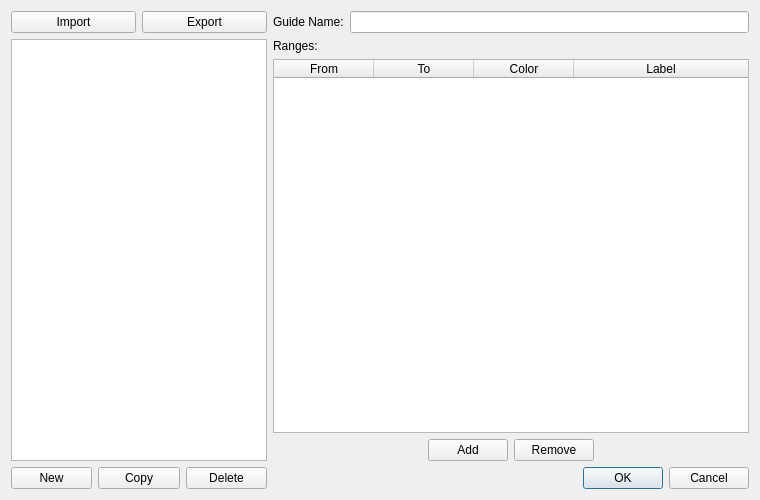
<?xml version="1.0" encoding="UTF-8"?>
<ui version="4.0">
 <class>BandmapGuideDialog</class>
 <widget class="QDialog" name="BandmapGuideDialog">
  <property name="geometry">
   <rect>
    <x>0</x>
    <y>0</y>
    <width>760</width>
    <height>500</height>
   </rect>
  </property>
  <property name="windowTitle">
   <string>Bandmap Guide</string>
  </property>
  <property name="modal">
   <bool>true</bool>
  </property>
  <layout class="QHBoxLayout" name="mainHLayout">
   <item>
    <layout class="QVBoxLayout" name="leftLayout">
     <item>
      <layout class="QHBoxLayout" name="fileButtonLayout">
       <item>
        <widget class="QPushButton" name="importGuideButton">
         <property name="toolTip">
          <string>Import guide</string>
         </property>
         <property name="text">
          <string>Import</string>
         </property>
         <property name="icon">
          <iconset theme="document-open">
           <normaloff>.</normaloff>.</iconset>
         </property>
        </widget>
       </item>
       <item>
        <widget class="QPushButton" name="exportGuideButton">
         <property name="toolTip">
          <string>Export guide</string>
         </property>
         <property name="text">
          <string>Export</string>
         </property>
         <property name="icon">
          <iconset theme="document-save-as">
           <normaloff>.</normaloff>.</iconset>
         </property>
        </widget>
       </item>
      </layout>
     </item>
     <item>
      <widget class="QListWidget" name="guideList">
       <property name="sizePolicy">
        <sizepolicy hsizetype="Preferred" vsizetype="Expanding">
         <horstretch>0</horstretch>
         <verstretch>0</verstretch>
        </sizepolicy>
       </property>
      </widget>
     </item>
     <item>
      <layout class="QHBoxLayout" name="listButtonLayout">
       <item>
        <widget class="QPushButton" name="newButton">
         <property name="toolTip">
          <string>New guide</string>
         </property>
         <property name="text">
          <string>New</string>
         </property>
         <property name="icon">
          <iconset theme="document-new">
           <normaloff>.</normaloff>.</iconset>
         </property>
        </widget>
       </item>
       <item>
        <widget class="QPushButton" name="copyButton">
         <property name="toolTip">
          <string>Copy guide</string>
         </property>
         <property name="text">
          <string>Copy</string>
         </property>
         <property name="icon">
          <iconset theme="edit-copy">
           <normaloff>.</normaloff>.</iconset>
         </property>
        </widget>
       </item>
       <item>
        <widget class="QPushButton" name="deleteButton">
         <property name="toolTip">
          <string>Delete guide</string>
         </property>
         <property name="text">
          <string>Delete</string>
         </property>
         <property name="icon">
          <iconset theme="edit-delete">
           <normaloff>.</normaloff>.</iconset>
         </property>
        </widget>
       </item>
      </layout>
     </item>
    </layout>
   </item>
   <item>
    <layout class="QVBoxLayout" name="rightLayout">
     <item>
      <layout class="QFormLayout" name="editorFormLayout">
       <item row="0" column="0">
        <widget class="QLabel" name="nameEditorLabel">
         <property name="text">
          <string>Guide Name:</string>
         </property>
        </widget>
       </item>
       <item row="0" column="1">
        <widget class="QLineEdit" name="nameEdit"/>
       </item>
      </layout>
     </item>
     <item>
      <widget class="QLabel" name="rangesLabel">
       <property name="text">
        <string>Ranges:</string>
       </property>
      </widget>
     </item>
     <item>
      <layout class="QHBoxLayout" name="rangeTableLayout">
       <item>
        <widget class="QTableWidget" name="rangesTable">
         <property name="selectionMode">
          <enum>QAbstractItemView::SingleSelection</enum>
         </property>
         <property name="selectionBehavior">
          <enum>QAbstractItemView::SelectRows</enum>
         </property>
         <property name="verticalScrollMode">
          <enum>QAbstractItemView::ScrollPerPixel</enum>
         </property>
         <property name="horizontalScrollMode">
          <enum>QAbstractItemView::ScrollPerPixel</enum>
         </property>
         <property name="columnCount">
          <number>4</number>
         </property>
         <attribute name="horizontalHeaderStretchLastSection">
          <bool>true</bool>
         </attribute>
         <attribute name="verticalHeaderVisible">
          <bool>false</bool>
         </attribute>
         <attribute name="verticalHeaderMinimumSectionSize">
          <number>25</number>
         </attribute>
         <attribute name="verticalHeaderDefaultSectionSize">
          <number>25</number>
         </attribute>
         <column>
          <property name="text">
           <string>From</string>
          </property>
         </column>
         <column>
          <property name="text">
           <string>To</string>
          </property>
         </column>
         <column>
          <property name="text">
           <string>Color</string>
          </property>
         </column>
         <column>
          <property name="text">
           <string>Label</string>
          </property>
         </column>
        </widget>
       </item>
      </layout>
     </item>
     <item>
      <layout class="QHBoxLayout" name="rangeButtonLayout">
       <item>
        <spacer name="rangeButtonSpacer">
         <property name="orientation">
          <enum>Qt::Horizontal</enum>
         </property>
         <property name="sizeHint" stdset="0">
          <size>
           <width>0</width>
           <height>0</height>
          </size>
         </property>
        </spacer>
       </item>
       <item>
        <widget class="QPushButton" name="addRangeButton">
         <property name="toolTip">
          <string>Add range</string>
         </property>
         <property name="text">
          <string>Add</string>
         </property>
        </widget>
       </item>
       <item>
        <widget class="QPushButton" name="removeRangeButton">
         <property name="toolTip">
          <string>Remove selected range</string>
         </property>
         <property name="text">
          <string>Remove</string>
         </property>
        </widget>
       </item>
       <item>
        <spacer name="horizontalSpacer">
         <property name="orientation">
          <enum>Qt::Horizontal</enum>
         </property>
         <property name="sizeHint" stdset="0">
          <size>
           <width>40</width>
           <height>20</height>
          </size>
         </property>
        </spacer>
       </item>
      </layout>
     </item>
     <item>
      <widget class="QDialogButtonBox" name="buttonBox">
       <property name="standardButtons">
        <set>QDialogButtonBox::Cancel|QDialogButtonBox::Ok</set>
       </property>
      </widget>
     </item>
    </layout>
   </item>
  </layout>
 </widget>
 <tabstops>
  <tabstop>nameEdit</tabstop>
  <tabstop>rangesTable</tabstop>
  <tabstop>addRangeButton</tabstop>
  <tabstop>removeRangeButton</tabstop>
  <tabstop>guideList</tabstop>
  <tabstop>newButton</tabstop>
  <tabstop>copyButton</tabstop>
  <tabstop>deleteButton</tabstop>
  <tabstop>importGuideButton</tabstop>
  <tabstop>exportGuideButton</tabstop>
 </tabstops>
 <resources/>
 <connections>
  <connection>
   <sender>buttonBox</sender>
   <signal>rejected()</signal>
   <receiver>BandmapGuideDialog</receiver>
   <slot>reject()</slot>
   <hints>
    <hint type="sourcelabel">
     <x>380</x>
     <y>480</y>
    </hint>
    <hint type="destinationlabel">
     <x>380</x>
     <y>250</y>
    </hint>
   </hints>
  </connection>
  <connection>
   <sender>buttonBox</sender>
   <signal>accepted()</signal>
   <receiver>BandmapGuideDialog</receiver>
   <slot>accept()</slot>
   <hints>
    <hint type="sourcelabel">
     <x>380</x>
     <y>480</y>
    </hint>
    <hint type="destinationlabel">
     <x>380</x>
     <y>250</y>
    </hint>
   </hints>
  </connection>
  <connection>
   <sender>nameEdit</sender>
   <signal>textChanged(QString)</signal>
   <receiver>BandmapGuideDialog</receiver>
   <slot>guideNameChanged(QString)</slot>
   <hints>
    <hint type="sourcelabel">
     <x>480</x>
     <y>30</y>
    </hint>
    <hint type="destinationlabel">
     <x>380</x>
     <y>250</y>
    </hint>
   </hints>
  </connection>
  <connection>
   <sender>guideList</sender>
   <signal>currentRowChanged(int)</signal>
   <receiver>BandmapGuideDialog</receiver>
   <slot>guideSelectionChanged()</slot>
   <hints>
    <hint type="sourcelabel">
     <x>100</x>
     <y>200</y>
    </hint>
    <hint type="destinationlabel">
     <x>380</x>
     <y>250</y>
    </hint>
   </hints>
  </connection>
  <connection>
   <sender>newButton</sender>
   <signal>clicked()</signal>
   <receiver>BandmapGuideDialog</receiver>
   <slot>newGuide()</slot>
   <hints>
    <hint type="sourcelabel">
     <x>60</x>
     <y>460</y>
    </hint>
    <hint type="destinationlabel">
     <x>380</x>
     <y>250</y>
    </hint>
   </hints>
  </connection>
  <connection>
   <sender>copyButton</sender>
   <signal>clicked()</signal>
   <receiver>BandmapGuideDialog</receiver>
   <slot>copyGuide()</slot>
   <hints>
    <hint type="sourcelabel">
     <x>120</x>
     <y>460</y>
    </hint>
    <hint type="destinationlabel">
     <x>380</x>
     <y>250</y>
    </hint>
   </hints>
  </connection>
  <connection>
   <sender>deleteButton</sender>
   <signal>clicked()</signal>
   <receiver>BandmapGuideDialog</receiver>
   <slot>deleteGuide()</slot>
   <hints>
    <hint type="sourcelabel">
     <x>180</x>
     <y>460</y>
    </hint>
    <hint type="destinationlabel">
     <x>380</x>
     <y>250</y>
    </hint>
   </hints>
  </connection>
  <connection>
   <sender>importGuideButton</sender>
   <signal>clicked()</signal>
   <receiver>BandmapGuideDialog</receiver>
   <slot>importGuide()</slot>
   <hints>
    <hint type="sourcelabel">
     <x>70</x>
     <y>25</y>
    </hint>
    <hint type="destinationlabel">
     <x>380</x>
     <y>250</y>
    </hint>
   </hints>
  </connection>
  <connection>
   <sender>exportGuideButton</sender>
   <signal>clicked()</signal>
   <receiver>BandmapGuideDialog</receiver>
   <slot>exportGuide()</slot>
   <hints>
    <hint type="sourcelabel">
     <x>150</x>
     <y>25</y>
    </hint>
    <hint type="destinationlabel">
     <x>380</x>
     <y>250</y>
    </hint>
   </hints>
  </connection>
  <connection>
   <sender>addRangeButton</sender>
   <signal>clicked()</signal>
   <receiver>BandmapGuideDialog</receiver>
   <slot>addRange()</slot>
   <hints>
    <hint type="sourcelabel">
     <x>580</x>
     <y>440</y>
    </hint>
    <hint type="destinationlabel">
     <x>380</x>
     <y>250</y>
    </hint>
   </hints>
  </connection>
  <connection>
   <sender>removeRangeButton</sender>
   <signal>clicked()</signal>
   <receiver>BandmapGuideDialog</receiver>
   <slot>removeRange()</slot>
   <hints>
    <hint type="sourcelabel">
     <x>660</x>
     <y>440</y>
    </hint>
    <hint type="destinationlabel">
     <x>380</x>
     <y>250</y>
    </hint>
   </hints>
  </connection>
 </connections>
 <slots>
  <slot>guideSelectionChanged()</slot>
  <slot>guideNameChanged(QString)</slot>
  <slot>newGuide()</slot>
  <slot>copyGuide()</slot>
  <slot>deleteGuide()</slot>
  <slot>importGuide()</slot>
  <slot>exportGuide()</slot>
  <slot>addRange()</slot>
  <slot>removeRange()</slot>
 </slots>
</ui>
